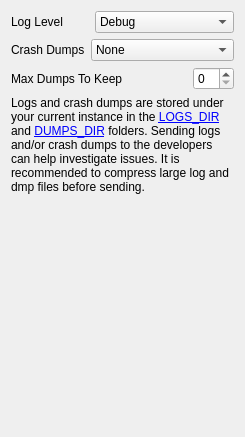
     <widget class="QWidget" name="diagnosticsTab">
      <attribute name="title">
       <string>Diagnostics</string>
      </attribute>
      <layout class="QGridLayout" name="gridLayout_4">
       <item row="2" column="0">
        <layout class="QHBoxLayout" name="horizontalLayout_13">
         <item>
          <widget class="QLabel" name="label_28">
           <property name="text">
            <string>Max Dumps To Keep</string>
           </property>
          </widget>
         </item>
         <item>
          <spacer name="horizontalSpacer_6">
           <property name="orientation">
            <enum>Qt::Horizontal</enum>
           </property>
           <property name="sizeHint" stdset="0">
            <size>
             <width>60</width>
             <height>20</height>
            </size>
           </property>
          </spacer>
         </item>
         <item>
          <widget class="QSpinBox" name="dumpsMaxEdit">
           <property name="toolTip">
            <string>Maximum number of crash dumps to keep on disk. Use 0 for unlimited.</string>
           </property>
           <property name="whatsThis">
            <string>
                                    Maximum number of crash dumps to keep on disk. Use 0 for unlimited.
                                    Set &quot;Crash Dumps&quot; above to None to disable crash dump collection.
                                </string>
           </property>
          </widget>
         </item>
        </layout>
       </item>
       <item row="3" column="0">
        <widget class="QLabel" name="diagnosticsExplainedLabel">
         <property name="toolTip">
          <string>Hint: right click link and copy link location</string>
         </property>
         <property name="text">
          <string>
                            Logs and crash dumps are stored under your current instance in the &lt;a href=&quot;LOGS_FULL_PATH&quot;&gt;LOGS_DIR&lt;/a&gt;
                            and &lt;a href=&quot;DUMPS_FULL_PATH&quot;&gt;DUMPS_DIR&lt;/a&gt; folders.
                            Sending logs and/or crash dumps to the developers can help investigate issues.
                            It is recommended to compress large log and dmp files before sending.
                        </string>
         </property>
         <property name="wordWrap">
          <bool>true</bool>
         </property>
        </widget>
       </item>
       <item row="1" column="0">
        <layout class="QHBoxLayout" name="horizontalLayout_12">
         <item>
          <widget class="QLabel" name="label_27">
           <property name="text">
            <string>Crash Dumps</string>
           </property>
          </widget>
         </item>
         <item>
          <widget class="QComboBox" name="dumpsTypeBox">
           <property name="toolTip">
            <string>Decides which type of crash dumps are collected when injected processes crash.</string>
           </property>
           <property name="whatsThis">
            <string>
                                    Decides which type of crash dumps are collected when injected processes crash.
                                    &quot;None&quot; Disables the generation of crash dumps by MO.
                                    &quot;Mini&quot; Default level which generates small dumps (only stack traces).
                                    &quot;Data&quot; Much larger dumps with additional information which may be need (also data segments).
                                    &quot;Full&quot; Even larger dumps with a full memory dump of the process.
                                </string>
           </property>
           <item>
            <property name="text">
             <string>None</string>
            </property>
           </item>
           <item>
            <property name="text">
             <string>Mini (recommended)</string>
            </property>
           </item>
           <item>
            <property name="text">
             <string>Data</string>
            </property>
           </item>
           <item>
            <property name="text">
             <string>Full</string>
            </property>
           </item>
          </widget>
         </item>
        </layout>
       </item>
       <item row="4" column="0">
        <spacer name="verticalSpacer_10">
         <property name="orientation">
          <enum>Qt::Vertical</enum>
         </property>
         <property name="sizeType">
          <enum>QSizePolicy::Expanding</enum>
         </property>
         <property name="sizeHint" stdset="0">
          <size>
           <width>20</width>
           <height>232</height>
          </size>
         </property>
        </spacer>
       </item>
       <item row="0" column="0">
        <layout class="QHBoxLayout" name="horizontalLayout_6">
         <item>
          <widget class="QLabel" name="label_12">
           <property name="text">
            <string>Log Level</string>
           </property>
          </widget>
         </item>
         <item>
          <widget class="QComboBox" name="logLevelBox">
           <property name="toolTip">
            <string>Decides the amount of data printed to &quot;ModOrganizer.log&quot;</string>
           </property>
           <property name="whatsThis">
            <string>
                                    Decides the amount of data printed to &quot;ModOrganizer.log&quot;.
                                    &quot;Debug&quot; produces very useful information for finding problems. There is usually no noteworthy performance impact but the file may become rather large. If this is a problem you may prefer the &quot;Info&quot; level for regluar use. On the &quot;Error&quot; level the log file usually remains empty.
                                </string>
           </property>
           <item>
            <property name="text">
             <string>Debug</string>
            </property>
           </item>
           <item>
            <property name="text">
             <string>Info (recommended)</string>
            </property>
           </item>
           <item>
            <property name="text">
             <string>Warning</string>
            </property>
           </item>
           <item>
            <property name="text">
             <string>Error</string>
            </property>
           </item>
          </widget>
         </item>
        </layout>
       </item>
      </layout>
     </widget>
